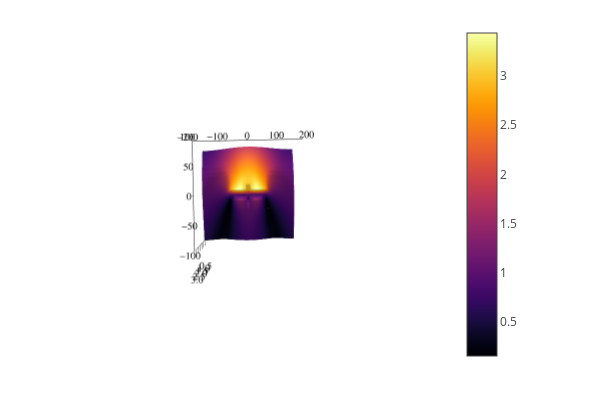

The notebook cell this image was saved under:
### Code cell
plotly()
surface(xA,yA,imagenH)

### Figure 1 — Plotly figure (JSON) as saved in the notebook; plotly's stock layout.template omitted (floating-point values rounded to 4 significant figures; data arrays with more than 128 entries replaced by an {"elided": "..."} marker saying what was removed)
{"data": [{"cmax": 3.431, "cmin": 0.149, "colorbar": {"len": 0.9525, "title": {"text": ""}, "x": 0.7615, "y": 0.5139}, "colorscale": {"elided": "256x2 mixed values"}, "name": "y1", "opacity": null, "scene": "scene", "showlegend": false, "showscale": true, "type": "surface", "x": [-200, -190, -180, -170, -160, -150, -140, -130, -120, -110, -100, -90, -80, -70, -60, -50, -40, -30, -20, -10, 0, 10, 20, 30, 40, 50, 60, 70, 80, 90, 100, 110, 120, 130, 140, 150, 160, 170, 180, 190, 200], "xaxis": "x", "y": [-100, -90, -80, -70, -60, -50, -40, -30, -20, -10, 0, 10, 20, 30, 40, 50, 60, 70, 80, 90, 100], "yaxis": "y", "z": {"elided": "21x41 float values"}, "zaxis": "z", "zmax": 3.431, "zmin": 0.149}], "layout": {"annotations": [], "height": 400, "legend": {"bgcolor": "rgba(255, 255, 255, 1.000)", "bordercolor": "rgba(0, 0, 0, 1)", "borderwidth": 1, "font": {"color": "rgba(0, 0, 0, 1)", "family": "sans-serif", "size": 11}, "title": {"font": {"color": "rgba(0, 0, 0, 1)", "family": "sans-serif", "size": 15}, "text": ""}, "tracegroupgap": 0, "traceorder": "normal", "x": 1, "xanchor": "auto", "y": 1, "yanchor": "auto"}, "margin": {"b": 20, "l": 0, "r": 0, "t": 20}, "paper_bgcolor": "rgba(255, 255, 255, 1.000)", "plot_bgcolor": "rgba(255, 255, 255, 1.000)", "scene": {"aspectmode": "auto", "aspectratio": {"x": 1, "y": 1, "z": 1}, "camera": {"center": {"x": 0, "y": 0, "z": 0}, "eye": {"x": -5.626e-18, "y": -2.615e-16, "z": 4.271}, "projection": {"type": "perspective"}, "up": {"x": 0, "y": 0, "z": 1}}, "domain": {"x": [0.06582, 0.7615], "y": [0.03762, 0.9902]}, "xaxis": {"gridcolor": "rgba(0, 0, 0, 0.1)", "gridwidth": 0.5, "linecolor": "rgba(0, 0, 0, 1)", "mirror": false, "range": [-200, 200], "showgrid": true, "showline": true, "showticklabels": true, "tickangle": 0, "tickcolor": "rgb(0, 0, 0)", "tickfont": {"color": "rgba(0, 0, 0, 1)", "family": "sans-serif", "size": 11}, "tickmode": "array", "ticks": "inside", "ticktext": ["−200", "−100", "0", "100", "200"], "tickvals": [-200, -100, 0, 100, 200], "title": {"font": {"color": "rgba(0, 0, 0, 1)", "family": "sans-serif", "size": 15}, "text": ""}, "type": "linear", "visible": true, "zeroline": false, "zerolinecolor": "rgba(0, 0, 0, 1)"}, "yaxis": {"gridcolor": "rgba(0, 0, 0, 0.1)", "gridwidth": 0.5, "linecolor": "rgba(0, 0, 0, 1)", "mirror": false, "range": [-100, 100], "showgrid": true, "showline": true, "showticklabels": true, "tickangle": 0, "tickcolor": "rgb(0, 0, 0)", "tickfont": {"color": "rgba(0, 0, 0, 1)", "family": "sans-serif", "size": 11}, "tickmode": "array", "ticks": "inside", "ticktext": ["−100", "−50", "0", "50", "100"], "tickvals": [-100, -50, 0, 50, 100], "title": {"font": {"color": "rgba(0, 0, 0, 1)", "family": "sans-serif", "size": 15}, "text": ""}, "type": "linear", "visible": true, "zeroline": false, "zerolinecolor": "rgba(0, 0, 0, 1)"}, "zaxis": {"gridcolor": "rgba(0, 0, 0, 0.1)", "gridwidth": 0.5, "linecolor": "rgba(0, 0, 0, 1)", "mirror": false, "range": [0.149, 3.431], "showgrid": true, "showline": true, "showticklabels": true, "tickangle": 0, "tickcolor": "rgb(0, 0, 0)", "tickfont": {"color": "rgba(0, 0, 0, 1)", "family": "sans-serif", "size": 11}, "tickmode": "array", "ticks": "inside", "ticktext": ["0.5", "1.0", "1.5", "2.0", "2.5", "3.0"], "tickvals": [0.5, 1, 1.5, 2, 2.5, 3], "title": {"font": {"color": "rgba(0, 0, 0, 1)", "family": "sans-serif", "size": 15}, "text": ""}, "type": "linear", "visible": true, "zeroline": false, "zerolinecolor": "rgba(0, 0, 0, 1)"}}, "showlegend": true, "width": 600}}
